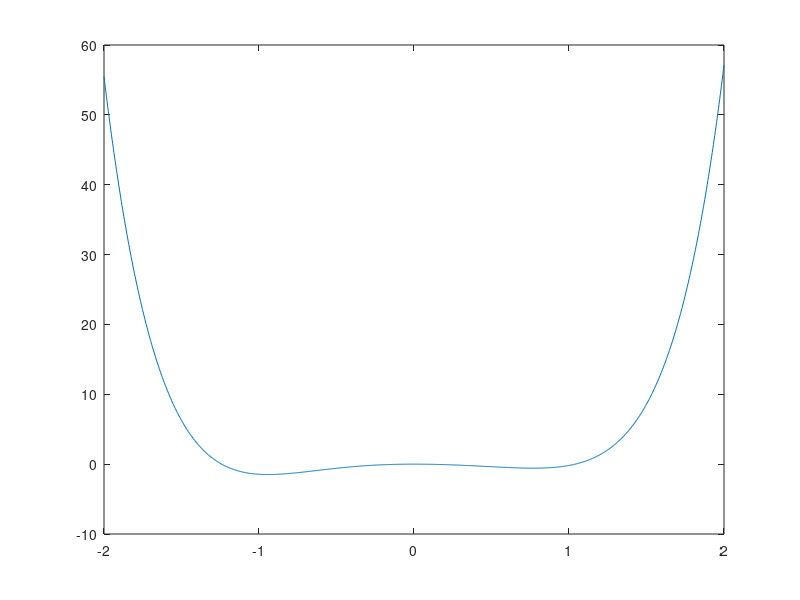

This chart was generated by the following MATLAB code: (Note: this script raises an error after producing the figure.)
x0 = linspace(-2,2,1000);
f0 = exp(sin(x0).^3) + x0.^6 -2*x0.^2 -1; 
plot(x0, f0);
syms x;
f(x) = exp(sin(x)^3) + x^6 -2*x^2 -1; 
r1 = newtonsMethod(f, -1.3, 1, 4);
display(r1);
fd = diff(f);
if(fd(r1) == 0) 
    m1 = findMultiplicity(f,r1,2);
end 
r2 = newtonsMethod(f, 1.1, 1, 4);
display(r2);
if(fd(r1) == 0) 
    m2 = findMultiplicity(f,r2,2);
end 
r3 = newtonsMethod(f,0,1,8);
display(r3);
if(fd(r3) == 0) 
    m3 = findMultiplicity(f,r3,2);
    display(m3);
end 

